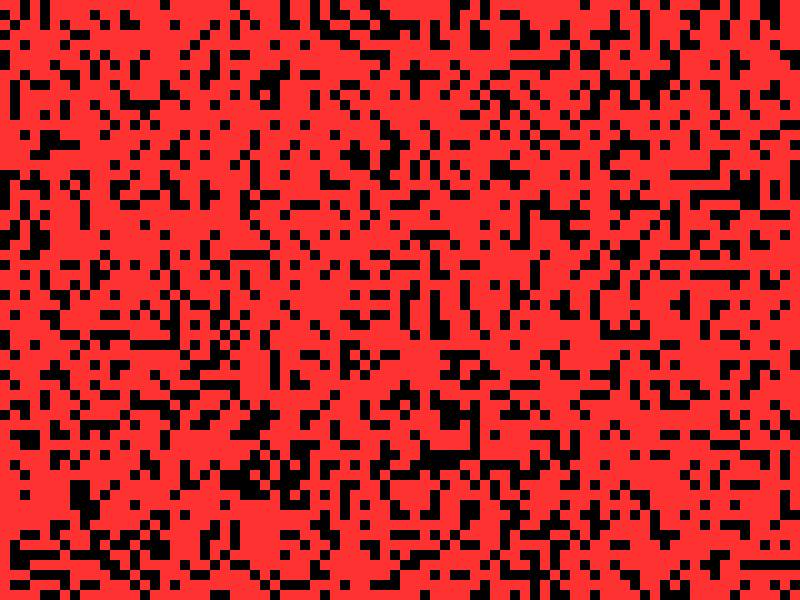
Frame 1 (no input)
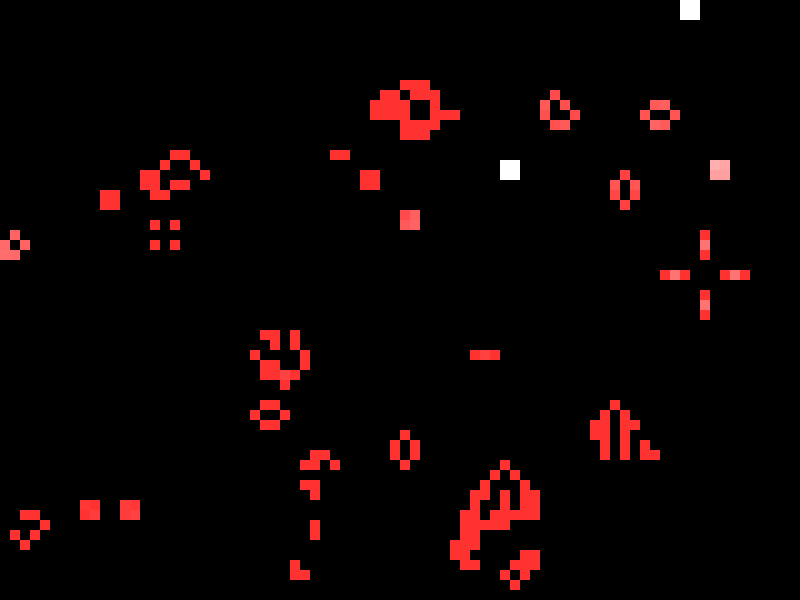
Frame 60 (the mouse pressed at the canvas centre just before this capture)
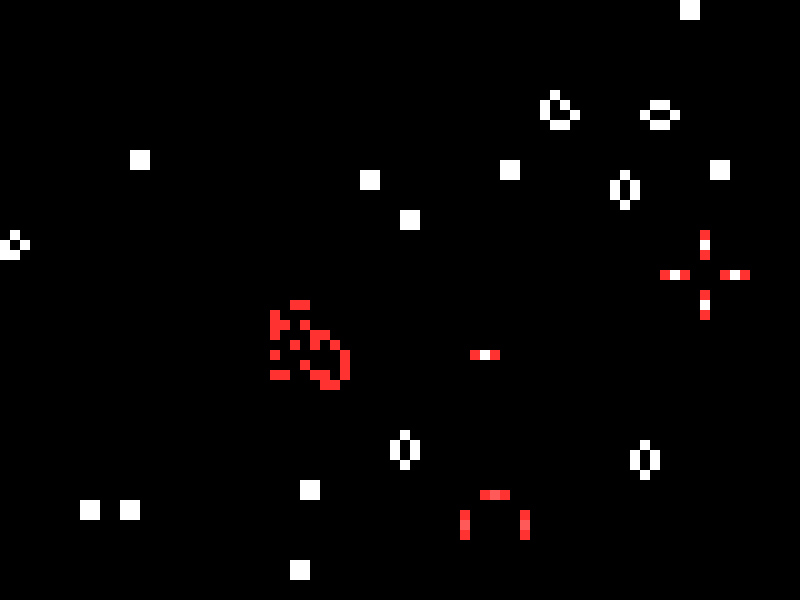
Frame 120 (the mouse held since frame 60 and released just before this capture)

The Processing sketch that drew these frames (run headless with seeded random() and noise(); from frame 60 on, the mouse is pressed at the canvas centre):

// Processing sketch: GameOfLifeStarter
// ── GameOfLifeStarter.pde
final int SPACING = 10; // each cell's width/height //<>// //<>//
final float DENSITY = 0.7; // how likely each cell is to be alive at the start
int[][] grid; // the 2D array to hold 0's and 1's
int cols, rows;
int [][] ageGrid;
boolean paused = false;
boolean stepNext = false;

void setup() {
  size(800, 600); // adjust accordingly, make sure it's a multiple of SPACING
  noStroke(); // don't draw the edges of each cell
  frameRate(30); // controls speed of regeneration

  cols = width/SPACING;
  rows = height/SPACING;
  grid = new int[rows][cols];
  ageGrid = new int [rows][cols]; // 2d array for the age

  // initialize
  for (int y = 0; y < rows; y++) {
    for (int x = 0; x < cols; x++) {
      if (random(1) <= DENSITY) {
        grid[y][x] = 1;
        ageGrid[y][x] = 1;
      } else {
        grid[y][x] = 0;
        ageGrid[y][x] = 0;
      }
    }
  }
}

void draw() {
  background(0);
  showGrid();

  if (!paused || stepNext) { // to ensure stopping and stepping
    grid = calcNextGrid();
    stepNext = false;
  }
}

void keyPressed() {
  if (key == ' ') {
    paused = !paused;
  } else if (keyCode == RIGHT) {
    stepNext = true;
  }
}

int[][] calcNextGrid() {
  int[][] nextGrid = new int[rows][cols];
  int[][] nextAgeGrid = new int[rows][cols];

  for (int y = 0; y < rows; y++) {
    for (int x = 0; x < cols; x++) {
      int neighbors = countNeighbors(y, x);

      if (grid[y][x] == 1) {
        if (neighbors == 2 || neighbors == 3) {
          nextGrid[y][x] = 1;
          nextAgeGrid[y][x] = ageGrid[y][x] + 1;
        } else {
          nextGrid[y][x] = 0;
          nextAgeGrid[y][x] = 0;
        }
      } else {
        if (neighbors == 3) {
          nextGrid[y][x] = 1;
          nextAgeGrid[y][x] = ageGrid[y][x] + 1;
        } else {
          nextGrid[y][x] = 0;
          nextAgeGrid[y][x] = 0;
        }
      }
    }
  }
  ageGrid = nextAgeGrid;
  return nextGrid;
}

int countNeighbors(int y, int x) {
  int n = 0; // don't count yourself!
// gained inspiration from this website https://stackoverflow.com/questions/19778973/finding-8-neighbours-in-2d-array
  for (int i = -1; i <= 1; i++) {
    for (int j = -1; j <= 1; j++) {
      if (i == 0 && j == 0) {
        continue;
      }
      int newY = y + i;
      int newX = x + j;

      if (newY >= 0 && newY < rows && newX >= 0 && newX < cols) {
        n += grid[newY][newX];
      }
    }
  }
  return n;
}

void showGrid() {
  int brightness = 0;
  for (int i = 0; i < rows; i++) {
    for (int j = 0; j < cols; j++) {
      if (grid[i][j] == 1) {
        brightness = min(255, max(50, ageGrid[i][j] * 5)); // set boundary for the brightness
        fill (255, brightness, brightness); // gradually become white
        square(j * SPACING, i * SPACING, SPACING);
      }
    }
  }
}
